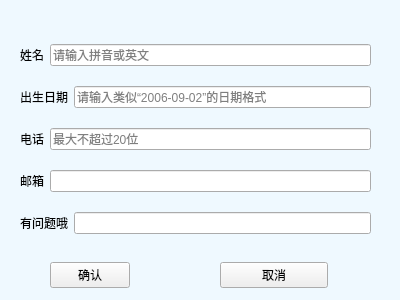
<?xml version="1.0" encoding="UTF-8"?>
<ui version="4.0">
 <class>addData_1</class>
 <widget class="QWidget" name="addData_1">
  <property name="geometry">
   <rect>
    <x>0</x>
    <y>0</y>
    <width>400</width>
    <height>300</height>
   </rect>
  </property>
  <property name="minimumSize">
   <size>
    <width>400</width>
    <height>300</height>
   </size>
  </property>
  <property name="maximumSize">
   <size>
    <width>400</width>
    <height>300</height>
   </size>
  </property>
  <property name="windowTitle">
   <string>请填写联系人信息</string>
  </property>
  <property name="styleSheet">
   <string notr="true">#addData_1 { background:rgb(239, 249, 255); }</string>
  </property>
  <widget class="QWidget" name="layoutWidget">
   <property name="geometry">
    <rect>
     <x>20</x>
     <y>30</y>
     <width>351</width>
     <height>221</height>
    </rect>
   </property>
   <layout class="QVBoxLayout" name="verticalLayout">
    <item>
     <layout class="QHBoxLayout" name="horizontalLayout">
      <item>
       <widget class="QLabel" name="nameLabel">
        <property name="text">
         <string>姓名</string>
        </property>
       </widget>
      </item>
      <item>
       <widget class="QLineEdit" name="nameLineEdit">
        <property name="text">
         <string/>
        </property>
        <property name="placeholderText">
         <string>请输入拼音或英文</string>
        </property>
       </widget>
      </item>
     </layout>
    </item>
    <item>
     <layout class="QHBoxLayout" name="horizontalLayout_2">
      <item>
       <widget class="QLabel" name="birthLabel">
        <property name="text">
         <string>出生日期</string>
        </property>
       </widget>
      </item>
      <item>
       <widget class="QLineEdit" name="birthLineEdit">
        <property name="text">
         <string/>
        </property>
        <property name="placeholderText">
         <string>请输入类似“2006-09-02”的日期格式</string>
        </property>
       </widget>
      </item>
     </layout>
    </item>
    <item>
     <layout class="QHBoxLayout" name="horizontalLayout_3">
      <item>
       <widget class="QLabel" name="phoneLabel">
        <property name="text">
         <string>电话</string>
        </property>
       </widget>
      </item>
      <item>
       <widget class="QLineEdit" name="phoneLineEdit">
        <property name="text">
         <string/>
        </property>
        <property name="placeholderText">
         <string>最大不超过20位</string>
        </property>
       </widget>
      </item>
     </layout>
    </item>
    <item>
     <layout class="QHBoxLayout" name="horizontalLayout_4">
      <item>
       <widget class="QLabel" name="emailLabel">
        <property name="text">
         <string>邮箱</string>
        </property>
       </widget>
      </item>
      <item>
       <widget class="QLineEdit" name="emailLineEdit">
        <property name="text">
         <string/>
        </property>
       </widget>
      </item>
     </layout>
    </item>
    <item>
     <layout class="QHBoxLayout" name="horizontalLayout_5">
      <item>
       <widget class="QLabel" name="fieldLabel">
        <property name="text">
         <string>有问题哦</string>
        </property>
       </widget>
      </item>
      <item>
       <widget class="QLineEdit" name="fieldLineEdit">
        <property name="text">
         <string/>
        </property>
       </widget>
      </item>
     </layout>
    </item>
   </layout>
  </widget>
  <widget class="QWidget" name="layoutWidget">
   <property name="geometry">
    <rect>
     <x>50</x>
     <y>260</y>
     <width>278</width>
     <height>30</height>
    </rect>
   </property>
   <layout class="QHBoxLayout" name="horizontalLayout_6" stretch="1,3">
    <property name="spacing">
     <number>90</number>
    </property>
    <item>
     <widget class="QPushButton" name="confirmButton">
      <property name="text">
       <string>确认</string>
      </property>
     </widget>
    </item>
    <item>
     <widget class="QPushButton" name="cancelButton">
      <property name="text">
       <string>取消</string>
      </property>
     </widget>
    </item>
   </layout>
  </widget>
 </widget>
 <resources/>
 <connections/>
</ui>
